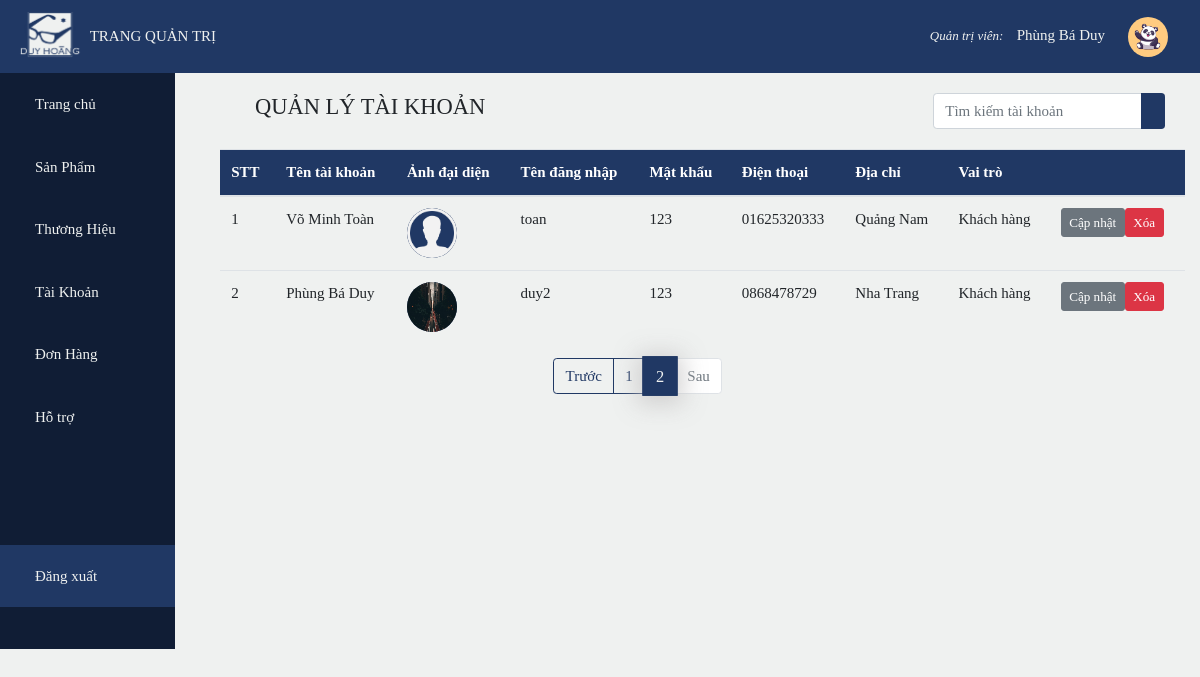
The app's page /admin/index.php?page=a&pg=2 (signed in), older data.
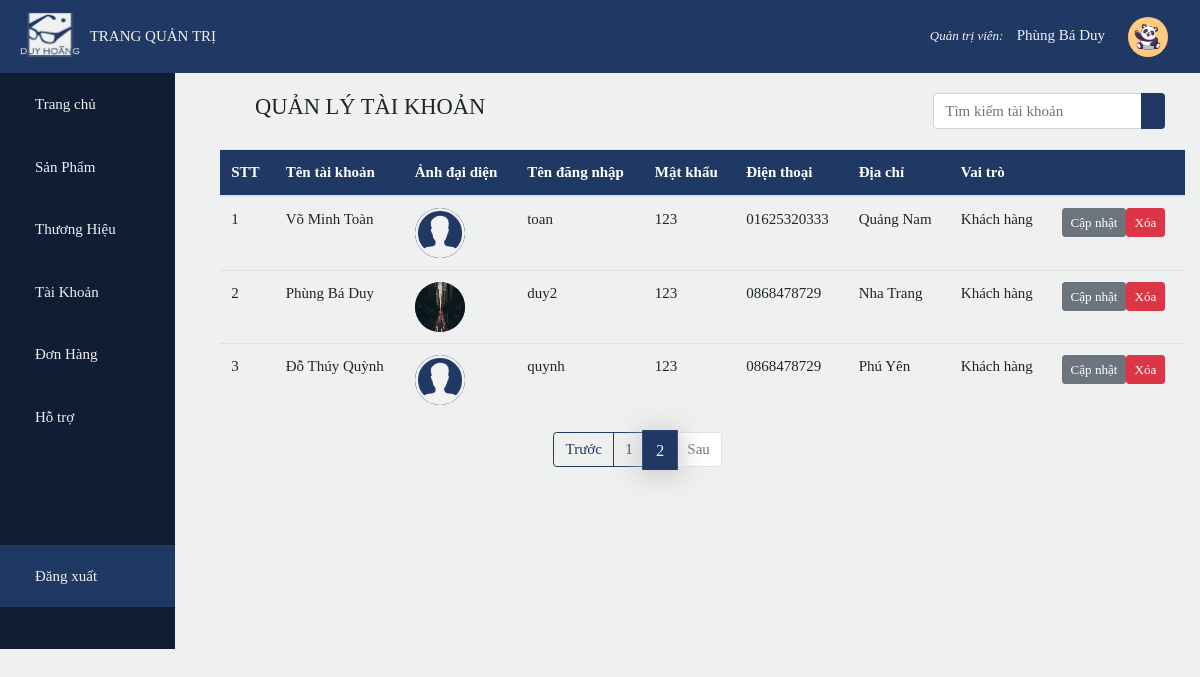
The same page, newer data.
### tables this page shows
CREATE TABLE `account` (
  `id` int(11) NOT NULL,
  `name` varchar(50) DEFAULT NULL,
  `username` varchar(50) DEFAULT NULL,
  `password` varchar(50) DEFAULT NULL,
  `admin` bit(1) DEFAULT NULL,
  `phone` varchar(20) DEFAULT NULL,
  `address` varchar(255) DEFAULT NULL,
  `image` varchar(50) DEFAULT 'avatar.png'
);

### admin/account/account.php (the view, shortened to what the changed rows need)
<?php
    require_once('../db_config/db_connect.php');
    $sql_qty = 'select count(id) as qty from account';
    $result_qty = mysqli_query($conn,$sql_qty);
    $row = mysqli_fetch_array($result_qty);
    $total_Product = $row['qty'];
    $product_perPage = 5;
    $total_Page = ceil($total_Product / $product_perPage);
    if(isset($_GET['pg']))
        $current_Page = $_GET['pg'];
    $index = ($current_Page - 1)*$product_perPage;
    $sql = 'Select * from account limit '.$index.', '.$product_perPage.'';
    $result = mysqli_query($conn,$sql);
?>
<div class="container detail">
    <table class="table">
        <thead class="bg-color text-white">
            <tr>
                <th>STT</th>
                <th>Tên tài khoản</th>
                <th>Ảnh đại diện</th>
                <th>Tên đăng nhập</th>
                <th>Mật khẩu</th>
                <th>Điện thoại</th>
                <th>Địa chỉ</th>
                <th>Vai trò</th>
                <th colspan="2"></th>
            </tr>
        </thead>
        <tbody>
            <?php
                $i = 1;
                while($row = mysqli_fetch_array($result))
                {
                    echo '
                    <tr>
                        <td>'.$i++.'</td>
                        <td>'.$row['name'].'</td>
                        <td><img class="avt_user" src="../img/'.$row['image'].'"/></td>
                        <td>'.$row['username'].'</td>
                        <td>'.$row['password'].'</td>
                        <td>'.$row['phone'].'</td>
                        <td>'.$row['address'].'</td>';
                        if($row['admin']==1)
                            echo'<td>Quản trị</td>';
                        else echo '<td>Khách hàng</td>';
                        echo '
                        <td>
                            <a class="btn btn-sm btn-secondary" href="index.php?page=au&id='.$row['id'].'">Cập nhật</a>';
                            if($row['admin']!=1)
                            echo '<a class="btn btn-sm btn-danger" href="account/delete.php?id='.$row['id'].'">Xóa</a>
                        </td>
                    </tr>';
                }
            ?>
        </tbody>
    </table>
</div>
<ul class="pagination mx-auto" style="width: 30%">
        <?php
            if(!empty($s))
            {
                    if($_GET['pg']>1)
                    echo '
                    <li class="page-item">
                        <a class="page-link" href="?page=a&pg='.($_GET['pg']-1).'&s='.$s.'&submit=">Trước</a>
                    </li>';
                else echo '
                    <li class="page-item disabled">
                        <a class="page-link" href="#">Trước</a>
                    </li>';
                for($i=1;$i<=$total_Page;$i++)
                {
                    if($i==$_GET['pg'])
                    echo '
                    <li class="page-item active">
                        <a class="page-link" href="?page=a&pg='.$i.'&s='.$s.'&submit=">'.$i.'<span class="sr-only">(current)</span></a>
                    </li>';
                    else echo '<li class="page-item"><a class="page-link" href="?page=a&pg='.$i.'&s='.$s.'&submit=">'.$i.'</a></li>';
                }
                if($_GET['pg']<$total_Page)
                    echo '
                    <li class="page-item">
                        <a class="page-link" href="?page=a&pg='.($_GET['pg']+1).'&s='.$s.'&submit=">Sau</a>
                    </li>';
                else echo '
                    <li class="page-item disabled">
                        <a class="page-link" href="#">Sau</a>
                    </li>';
            }
            else{
                for($i=1;$i<=$total_Page;$i++)
                {
                    if($i==$_GET['pg'])
                    echo '
                    <li class="page-item active">
                        <a class="page-link" href="?page=a&pg='.$i.'">'.$i.'<span class="sr-only">(current)</span></a>
                    </li>';
                    else echo '<li class="page-item"><a class="page-link" href="?page=a&pg='.$i.'">'.$i.'</a></li>';
                }
            }
        ?>
</ul>

Row changes from the older to the newer data that the page shows:
added account: name "Đỗ Thúy Quỳnh", image (placeholder picture), username "quynh", password "123", phone "0868478729", address "Phú Yên", shows "Khách hàng"
